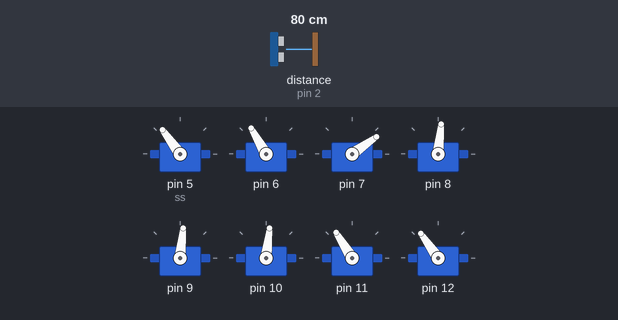
The sketch below on a simulated Arduino Uno, built with avr-gcc and run on an emulated ATmega328P. On the bench: 8 × servo. The test bench sets the inputs (shaded band); at power-on: distance to the obstacle (sensor on pin 2) 80 cm. The echo pulse lasts 58.3 µs per cm.

Above: at 1.3 s.
1.4 s: distance to the obstacle (sensor on pin 2) set to 13 cm
4.4 s: distance to the obstacle (sensor on pin 2) set to 10 cm
At 6.3 s:
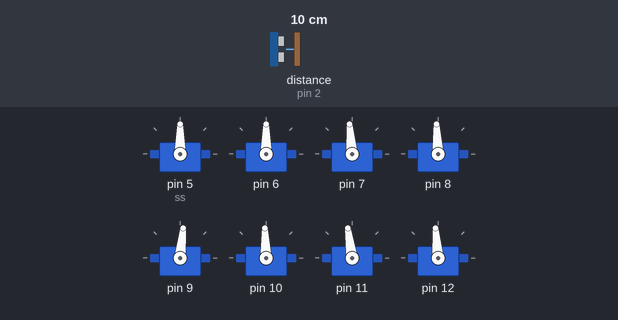
7.4 s: distance to the obstacle (sensor on pin 2) set to 18 cm
At 7.8 s:
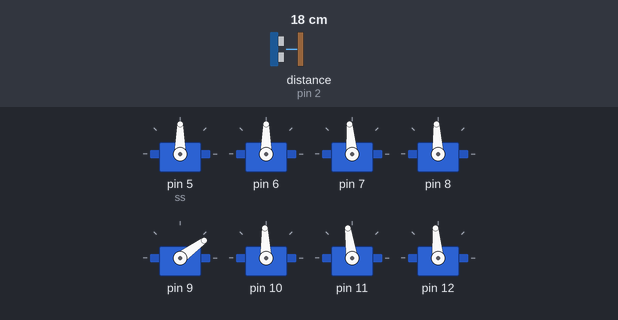
10.4 s: distance to the obstacle (sensor on pin 2) set to 2 cm
At 10.85 s:
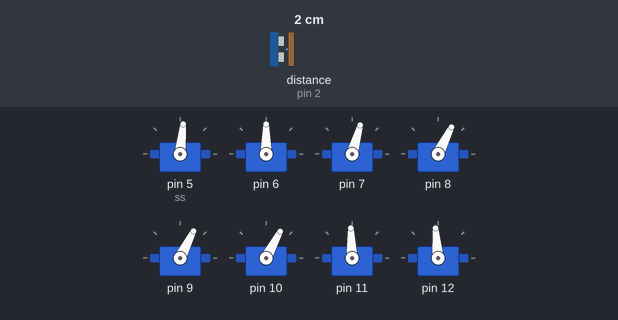
13.4 s: distance to the obstacle (sensor on pin 2) set to 35 cm
At 13.92 s:
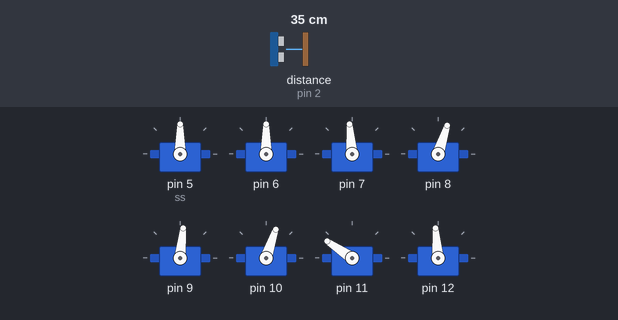
16.4 s: distance to the obstacle (sensor on pin 2) set to 17 cm
Timing chart, 0 to 23.2 s (numbered marks = the images above; inputs shaded):
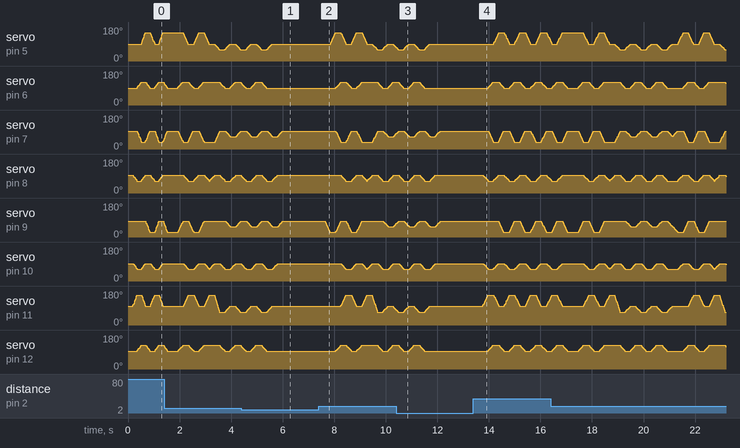

The sketch:

Quadruped_2DOF.ino
```cpp
#include <Servo.h>
#include <NewPing.h>

#include "steps.h"

int rightTime=0;
void setup(){
  Serial.begin(9600);
  int ss = 5;
  for(int i=0; i<8; i++){
    myservo[i].attach(ss);
    ss++;
    delay(10);
    myservo[i].write(initPos[i]);
    currentPos[i]=initPos[i];
    delay(10);
  }
}

void goForward(){
  servPos4(0, initPos[0],6, initPos[6]+60,3, initPos[3]-30,5, initPos[5]-30);
  servPos4(1, initPos[1]+30,7, initPos[7]+30,2, initPos[2]-60,4, initPos[4]);
  servPos4(3, initPos[3],5, initPos[5],0, initPos[0]+60,6, initPos[6]);
  servPos4(2, initPos[2],4, initPos[4]-60,1, initPos[1],7, initPos[7]);
}
void goBackward(){
  servPos4(2, initPos[2],4, initPos[4]-60,1, initPos[1],7, initPos[7]);
  servPos4(3, initPos[3],5, initPos[5],0, initPos[0]+60,6, initPos[6]);
  servPos4(1, initPos[1]+30,7, initPos[7]+30,2, initPos[2]-60,4, initPos[4]);
  servPos4(0, initPos[0],6, initPos[6]+60,3, initPos[3]-30,5, initPos[5]-30);
}

void turnLeft(){
  servPos4(1, initPos[1]+myStep,7, initPos[7]+myStep,3, initPos[3],5, initPos[5]);
  servPos4(0, initPos[0]-myStep,6, initPos[6]-myStep,2, initPos[2],4, initPos[4]);
  servPos4(1, initPos[1],7, initPos[7],3, initPos[3]-myStep,5, initPos[5]-myStep);
  servPos4(0, initPos[0],6, initPos[6],2, initPos[2]-myStep,4, initPos[4]-myStep);
}

void turnRight(){
  servPos4(1, initPos[1]+myStep,7, initPos[7]+myStep,3, initPos[3],5, initPos[5]);
  servPos4(0, initPos[0]+myStep,6, initPos[6]+myStep,2, initPos[2],4, initPos[4]);
  servPos4(1, initPos[1],7, initPos[7],3, initPos[3]-myStep,5, initPos[5]-myStep);
  servPos4(0, initPos[0],6, initPos[6],2, initPos[2]+myStep,4, initPos[4]+myStep);
}
void standby(){
  servPos4(1, initPos[1],3, initPos[3],5, initPos[5],7, initPos[7]);
  servPos4(0, initPos[0],2, initPos[2],4, initPos[4],6, initPos[6]);
}
void loop() {
  if(getPing()<50){
    mSpeed=5;
  }else if(getPing()<90){
    mSpeed=4;
  }else if(getPing()<120){
    mSpeed=3;
  }else if(getPing()<150){
    mSpeed=3;
  }else if(getPing()<180){
    mSpeed=2;
  }
  if(getPing()<180){
    if(getPing()<12){
      standby();
    }else if(getPing()<20){
      goBackward();
      goBackward();
      turnLeft();
      turnLeft();
      turnLeft();
    }else{
      goForward();
    }
  }else{
    standby();
  }
}
```

steps.h
```cpp
#define TRIGGER_PIN  3
#define ECHO_PIN     2
#define MAX_DISTANCE 200
int dest = 0;

NewPing sonar(TRIGGER_PIN, ECHO_PIN, MAX_DISTANCE);


Servo myservo[8];
int initPos[]={90,90,95,93,84,92,98,95};
int currentPos[8];
int targetPos[8];
int mSpeed = 5;
int pos = 0;

int myStep = 35;
int divStep = 10;

int getPing() {
  //delay(30);
  unsigned int uS = sonar.ping();
  dest = uS / US_ROUNDTRIP_CM;
  return dest;
}
void servPos4(int sNum1, int sPos1, int sNum2, int sPos2, int sNum3, int sPos3, int sNum4, int sPos4){
  int Num[]={sNum1,sNum2,sNum3,sNum4};
  int Pos[]={sPos1,sPos2,sPos3,sPos4};
  int div[4];
  for(int i=0; i<4;i++){
    targetPos[Num[i]] = Pos[i];
    div[i] = (Pos[i] - currentPos[Num[i]])/divStep;
  }
  for(int i=0; i<divStep; i++){
    for(int j=0; j<4; j++){
      currentPos[Num[j]] = currentPos[Num[j]]+div[j];
      myservo[Num[j]].write(currentPos[Num[j]]);
      delay(mSpeed);
    }
  }
}
```

Measured:
- the behaviour switches between 12 and 11 cm on distance to the obstacle (sensor on pin 2) (found by bisection; images 0 and 1)
- after the input at 4.4 s, servo on pin 5 (ss): goes on until 5.6 s, then stays 90°; servo on pin 6: goes on until 5.4 s, then stays 90°; servo on pin 12: goes on until 5.4 s, then stays 95°
- after the input at 10.4 s, servo on pin 5 (ss): goes on until 11.7 s, then stays 90°; servo on pin 6: goes on until 11.5 s, then stays 90°; servo on pin 12: goes on until 11.5 s, then stays 95°
